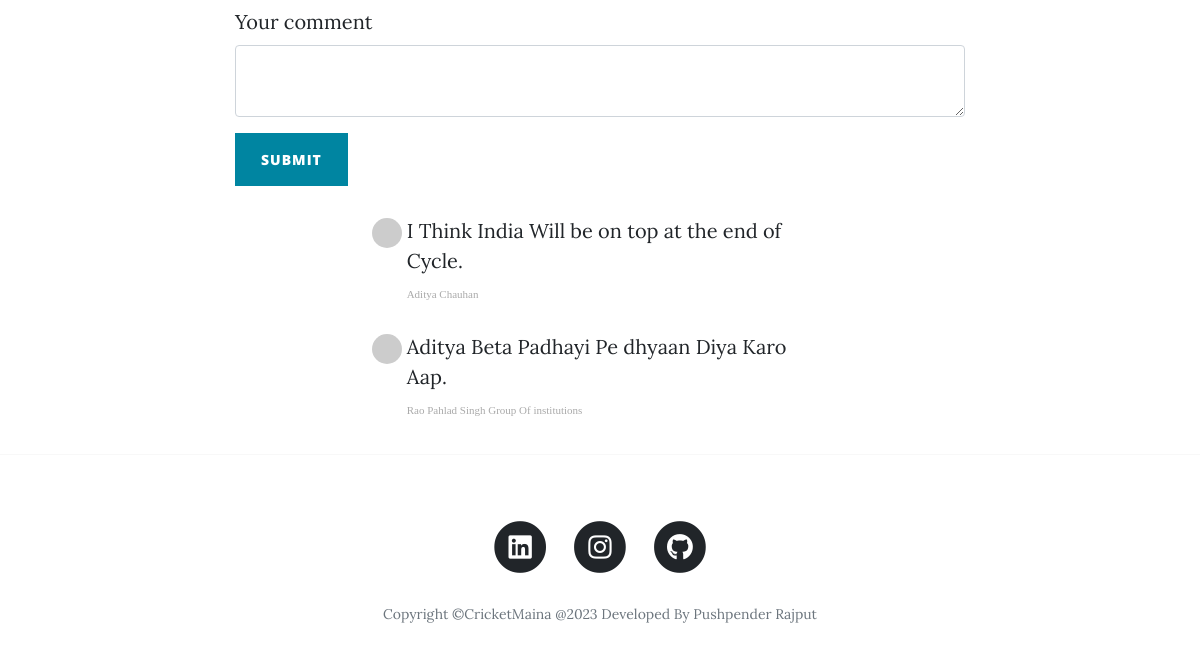
Before: /post/4 (lower part) with the older database file.
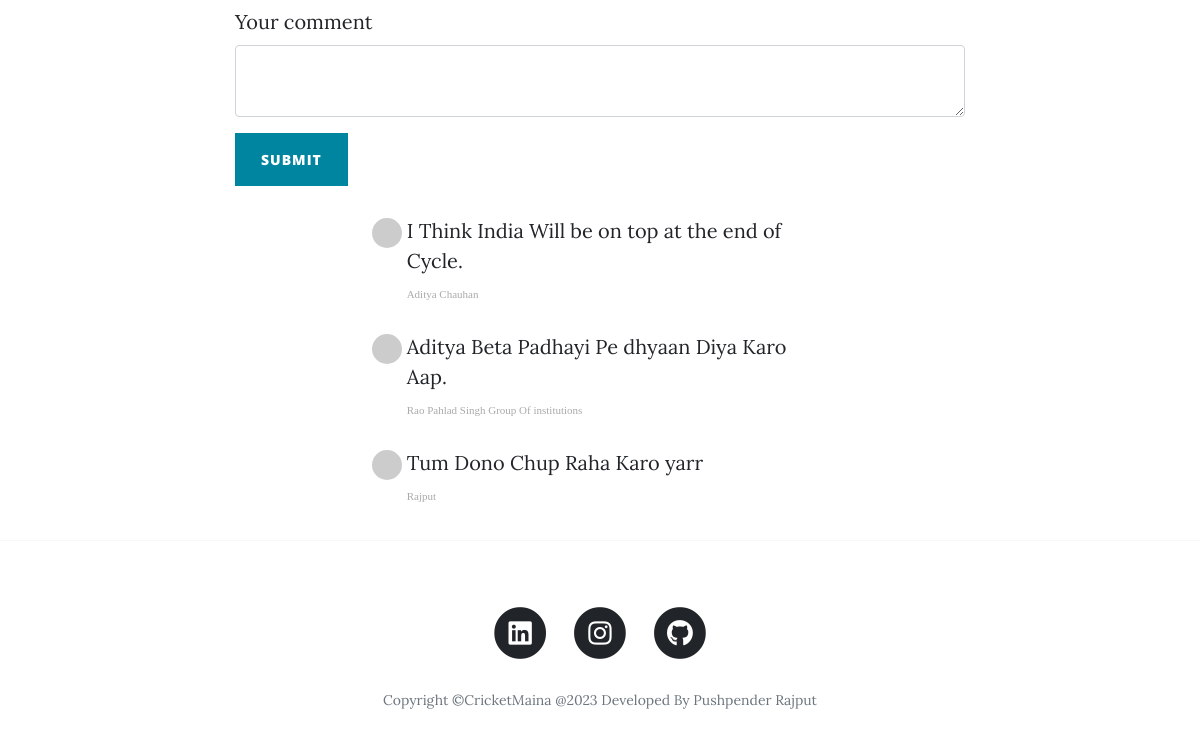
After: the same page with the newer database file.
### main.py (models this page shows)
class Comment(db.Model):
    __tablename__ = "comments"
    id = db.Column(db.Integer, primary_key=True)
    post_id = db.Column(db.Integer, db.ForeignKey("blog_posts.id"))
    author_id = db.Column(db.Integer, db.ForeignKey("users.id"))
    parent_post = relationship("BlogPost", back_populates="comments")
    comment_author = relationship("User", back_populates="comments")
    text = db.Column(db.Text, nullable=False)

class User(UserMixin, db.Model):
    __tablename__ = "users"
    id = db.Column(db.Integer, primary_key=True)
    email = db.Column(db.String(100), unique=True)
    password = db.Column(db.String(100))
    name = db.Column(db.String(100))
    posts = relationship("BlogPost", back_populates="author")
    comments = relationship("Comment", back_populates="comment_author")

### main.py (the view, shortened to what this page needs)
@app.route("/post/<int:index>", methods=['GET', 'POST'])
def show_post(index):
    form = CommentForm()
    requested_post = BlogPost.query.get(index)
    return render_template("post.html", post=requested_post, current_user=current_user, form=form)

### main.py
class CommentForm(FlaskForm):
    text = CKEditorField("Your comment")
    submit = SubmitField("Submit")

### templates/post.html (shortened to what this page needs)
{% from "bootstrap5/form.html" import render_form %}
{% include "header.html" %}
<article>
  <div class="container">
    <div class="row">
      <div class="col-lg-8 col-md-10 mx-auto">
        {{render_form(form, novalidate=True, button_map={"submit": "primary"}) }}
        <div class="col-lg-8 col-md-10 mx-auto comment">
          {% for comment in post.comments:%}
          <ul class="commentList">
            <li>
              <div class="commenterImage">
                <img src="{{ comment.comment_author.email | gravatar }}" />
              </div>
              <div class="commentText">
                {{comment.text | safe}}
                <span class="date sub-text">{{comment.comment_author.name | safe}}</span>
              </div>
            </li>
          </ul>
          {%endfor%}
        </div>
      </div>
    </div>
  </div>
</article>
<hr>
{% include "footer.html" %}

### templates/header.html (shortened to what this page needs)
<!DOCTYPE html>
<html lang="en">
<head>
  {%block styles%}
  {{bootstrap.load_css()}}
  <link href="{{ url_for('static', filename='vendor/bootstrap/css/bootstrap.min.css') }}" rel="stylesheet">
  <link href="{{ url_for('static', filename='vendor/fontawesome-free/css/all.min.css')}}" rel="stylesheet"
    type="text/css">
  <link href="{{ url_for('static', filename='css/clean-blog.min.css')}}" rel="stylesheet">
</head>
<body>
  {%endblock%}

### templates/footer.html (shortened to what this page needs)
<footer>
  <div class="container">
    <div class="row">
      <div class="col-lg-8 col-md-10 mx-auto">
        <ul class="list-inline text-center">
          <li class="list-inline-item">
            <a href="https://www.linkedin.com/in/pushpender-rajput/" target="_blank">
              <span class="fa-stack fa-lg">
                <i class="fas fa-circle fa-stack-2x"></i>
                <i class="fab fa-linkedin fa-stack-1x fa-inverse"></i>
              </span>
            </a>
          </li>
          <li class="list-inline-item">
            <a href="https://www.instagram.com/pushpenderrajput21/" target="_blank">
              <span class="fa-stack fa-lg">
                <i class="fas fa-circle fa-stack-2x"></i>
                <i class="fab fa-instagram fa-stack-1x fa-inverse"></i>
              </span>
            </a>
          </li>
          <li class="list-inline-item">
            <a href="https://github.com/pushpenderrajput" target="_blank">
              <span class="fa-stack fa-lg">
                <i class="fas fa-circle fa-stack-2x"></i>
                <i class="fab fa-github fa-stack-1x fa-inverse"></i>
              </span>
            </a>
          </li>
        </ul>
        <p class="copyright text-muted">Copyright &copy;CricketMaina @2023 Developed By Pushpender Rajput</p>
      </div>
    </div>
  </div>
</footer>
</body>
</html>

Changed rows visible on the page:
added Comment: text "Tum Dono Chup Raha Karo yarr", comment_author.name "Rajput"
